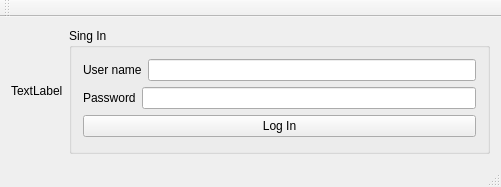
<?xml version="1.0" encoding="UTF-8"?>
<ui version="4.0">
 <class>Interface_DiplomaClass</class>
 <widget class="QMainWindow" name="Interface_DiplomaClass">
  <property name="geometry">
   <rect>
    <x>0</x>
    <y>0</y>
    <width>501</width>
    <height>187</height>
   </rect>
  </property>
  <property name="windowTitle">
   <string>Interface_Diploma</string>
  </property>
  <widget class="QWidget" name="centralWidget">
   <layout class="QGridLayout" name="gridLayout_6">
    <item row="0" column="0">
     <layout class="QGridLayout" name="gridLayout_5">
      <item row="0" column="0">
       <widget class="QLabel" name="label_3">
        <property name="text">
         <string>TextLabel</string>
        </property>
       </widget>
      </item>
      <item row="0" column="1">
       <layout class="QGridLayout" name="gridLayout_4">
        <item row="0" column="0">
         <widget class="QGroupBox" name="groupBox">
          <property name="title">
           <string>Sing In</string>
          </property>
          <layout class="QGridLayout" name="gridLayout_3">
           <item row="0" column="0">
            <layout class="QGridLayout" name="gridLayout">
             <item row="0" column="0">
              <widget class="QLabel" name="label">
               <property name="text">
                <string>User name</string>
               </property>
              </widget>
             </item>
             <item row="0" column="1">
              <widget class="QLineEdit" name="lineEdit"/>
             </item>
            </layout>
           </item>
           <item row="1" column="0">
            <layout class="QGridLayout" name="gridLayout_2">
             <item row="0" column="0">
              <widget class="QLabel" name="label_2">
               <property name="text">
                <string>Password</string>
               </property>
              </widget>
             </item>
             <item row="0" column="1">
              <widget class="QLineEdit" name="lineEdit_2"/>
             </item>
            </layout>
           </item>
           <item row="2" column="0">
            <widget class="QPushButton" name="pushButton">
             <property name="text">
              <string>Log In</string>
             </property>
            </widget>
           </item>
          </layout>
         </widget>
        </item>
       </layout>
      </item>
     </layout>
    </item>
   </layout>
  </widget>
  <widget class="QMenuBar" name="menuBar">
   <property name="geometry">
    <rect>
     <x>0</x>
     <y>0</y>
     <width>501</width>
     <height>21</height>
    </rect>
   </property>
  </widget>
  <widget class="QToolBar" name="mainToolBar">
   <attribute name="toolBarArea">
    <enum>TopToolBarArea</enum>
   </attribute>
   <attribute name="toolBarBreak">
    <bool>false</bool>
   </attribute>
  </widget>
  <widget class="QStatusBar" name="statusBar"/>
 </widget>
 <layoutdefault spacing="6" margin="11"/>
 <resources>
  <include location="interface_diploma.qrc"/>
 </resources>
 <connections/>
</ui>
